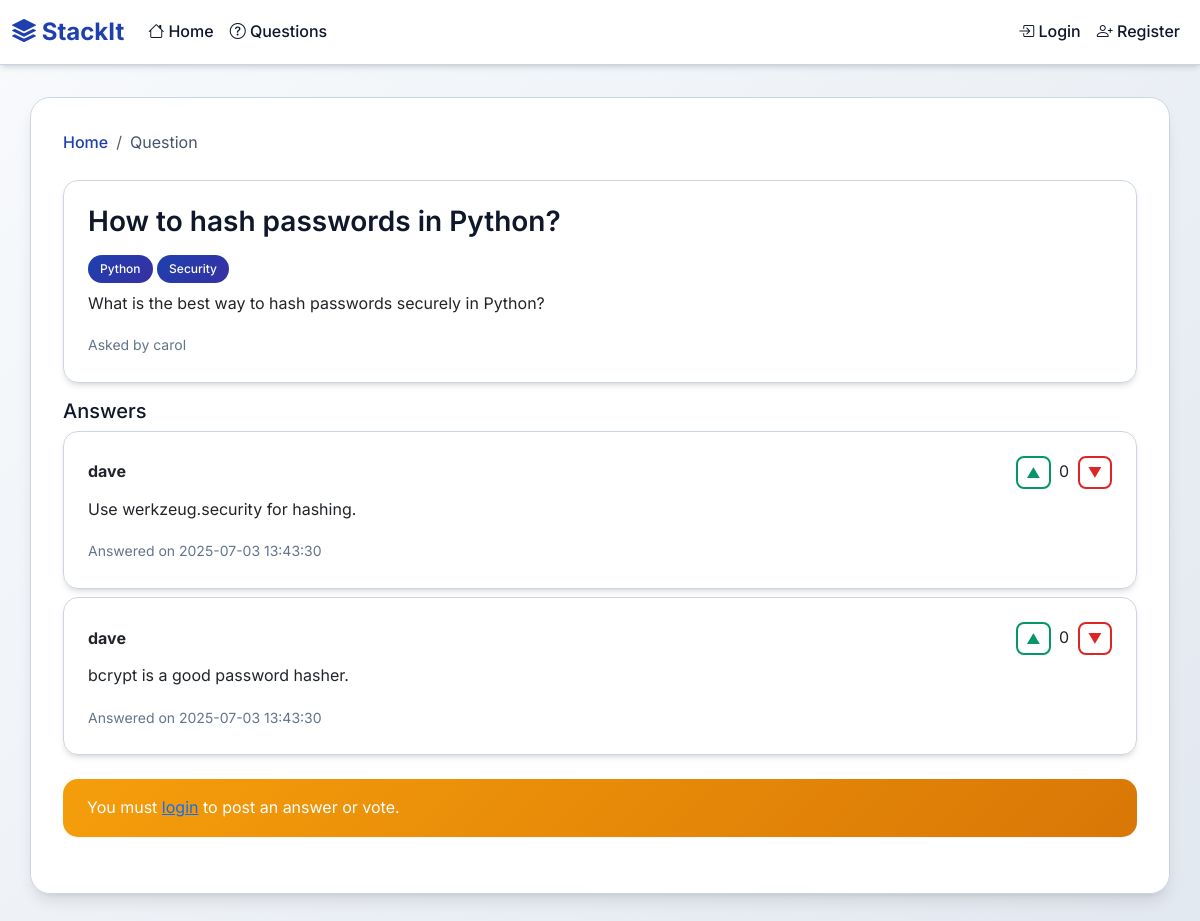
/question/33, run on the app's committed database.
### tables this page shows
CREATE TABLE questions (
            id INTEGER PRIMARY KEY AUTOINCREMENT,
            title TEXT NOT NULL,
            body_html TEXT NOT NULL,
            user_id INTEGER NOT NULL,
            created_at TIMESTAMP DEFAULT CURRENT_TIMESTAMP,
            accepted_answer_id INTEGER,
            FOREIGN KEY (user_id) REFERENCES users (id)
        );

CREATE TABLE users (
            id INTEGER PRIMARY KEY AUTOINCREMENT,
            username TEXT UNIQUE NOT NULL,
            email TEXT UNIQUE NOT NULL,
            password_hash TEXT NOT NULL,
            is_admin BOOLEAN DEFAULT 0,
            is_banned BOOLEAN DEFAULT 0,
            created_at TIMESTAMP DEFAULT CURRENT_TIMESTAMP
        , reputation INTEGER DEFAULT 0);

CREATE TABLE answers (
            id INTEGER PRIMARY KEY AUTOINCREMENT,
            question_id INTEGER NOT NULL,
            body_html TEXT NOT NULL,
            user_id INTEGER NOT NULL,
            created_at TIMESTAMP DEFAULT CURRENT_TIMESTAMP,
            FOREIGN KEY (question_id) REFERENCES questions (id),
            FOREIGN KEY (user_id) REFERENCES users (id)
        );

### app.py (the view)
@app.route('/question/<int:question_id>')
def question(question_id):
    conn = get_db()
    question = conn.execute('''
        SELECT q.*, u.username, GROUP_CONCAT(t.name) as tags
        FROM questions q
        LEFT JOIN users u ON q.user_id = u.id
        LEFT JOIN question_tags qt ON q.id = qt.question_id
        LEFT JOIN tags t ON qt.tag_id = t.id
        WHERE q.id = ?
        GROUP BY q.id
    ''', (question_id,)).fetchone()
    if not question:
        flash('Question not found!', 'error')
        return redirect(url_for('index'))
    answers = conn.execute('''
        SELECT a.*, u.username, u.reputation,
               (SELECT COALESCE(SUM(v.value), 0) FROM votes v WHERE v.answer_id = a.id) as vote_count
        FROM answers a
        LEFT JOIN users u ON a.user_id = u.id
        WHERE a.question_id = ?
        ORDER BY a.id = ? DESC, vote_count DESC, a.created_at ASC
    ''', (question_id, question['accepted_answer_id'])).fetchall()
    conn.close()
    return render_template('question.html', question=question, answers=answers)

### app.py (called while the page is built)
def get_db():
    conn = sqlite3.connect('database.db')
    conn.row_factory = sqlite3.Row
    return conn

### templates/question.html (shortened to what this page needs)
{% extends 'base.html' %}
{% block content %}
<nav aria-label="breadcrumb">
  <ol class="breadcrumb">
    <li class="breadcrumb-item"><a href="/">Home</a></li>
    <li class="breadcrumb-item active" aria-current="page">Question</li>
  </ol>
</nav>
<div class="card mb-3">
  <div class="card-body">
    <h3 class="card-title">{{ question.title }}</h3>
    <div class="mb-2">
      {% if question.tags %}
        {% for tag in question.tags.split(',') %}
          <span class="badge bg-info text-dark">{{ tag }}</span>
        {% endfor %}
      {% endif %}
    </div>
    <div class="mb-3">{{ question.body_html|safe }}</div>
    <small class="text-muted">Asked by {{ question.username }}</small>
  </div>
</div>
<h5>Answers</h5>
{% for a in answers %}
  <div class="card mb-2 {% if question.accepted_answer_id == a.id %}border-success{% endif %}">
    <div class="card-body">
      <div class="d-flex justify-content-between align-items-center">
        <div>
          <span class="fw-bold">{{ a.username }}</span>
        </div>
        <div>
          <button class="btn btn-outline-success btn-sm vote-btn" data-id="{{ a.id }}" data-value="1">▲</button>
          <span class="mx-1" id="vote-count-{{ a.id }}">{{ a.vote_count }}</span>
          <button class="btn btn-outline-danger btn-sm vote-btn" data-id="{{ a.id }}" data-value="-1">▼</button>
        </div>
      </div>
      <div class="mt-2">{{ a.body_html|safe }}</div>
      <small class="text-muted">Answered on {{ a.created_at }}</small>
    </div>
  </div>
{% else %}
  <div class="alert alert-info">No answers yet.</div>
{% endfor %}
{% if current_user.is_authenticated %}
<div class="card mt-4">
  <div class="card-body">
    <h5>Your Answer</h5>
    <form method="post" action="/answer">
      <input type="hidden" name="question_id" value="{{ question.id }}">
      <div id="answer-editor" style="height: 150px;"></div>
      <input type="hidden" name="body" id="answer-body">
      <button type="submit" class="btn btn-primary mt-2">Post Answer</button>
    </form>
  </div>
</div>
<script>
var quill = new Quill('#answer-editor', { theme: 'snow', modules: { toolbar: [
  [{ header: [1, 2, false] }],
  ['bold', 'italic', 'underline'],
  ['link', 'image', 'code-block'],
  [{ 'list': 'ordered'}, { 'list': 'bullet' }],
  [{ 'align': [] }]
] } });
$('form[action="/answer"]').on('submit', function() {
  $('#answer-body').val(quill.root.innerHTML);
});
</script>
{% else %}
<div class="alert alert-warning mt-4">You must <a href="/login">login</a> to post an answer or vote.</div>
{% endif %}
{% endblock %}

### static/css/style.css (style rules this page uses)
:root { --primary-color: #1e40af; --primary-dark: #1e3a8a; --secondary-color: #475569; --success-color: #059669; --danger-color: #dc2626; --warning-color: #d97706; --info-color: #0891b2; --light-bg: #ffffff; --dark-bg: #0f172a; --border-color: #cbd5e1; --text-primary: #0f172a; --text-secondary: #475569; --text-muted: #64748b; --shadow-sm: 0 1px 2px 0 rgb(0 0 0 / 0.05); --shadow-md: 0 4px 6px -1px rgb(0 0 0 / 0.1), 0 2px 4px -2px rgb(0 0 0 / 0.1); --shadow-lg: 0 10px 15px -3px rgb(0 0 0 / 0.1), 0 4px 6px -4px rgb(0 0 0 / 0.1); --gradient-primary: linear-gradient(135deg, #1e40af 0%, #3730a3 100%); --gradient-secondary: linear-gradient(135deg, #059669 0%, #047857 100%); }
* { box-sizing: border-box; }
body { font-family: 'Inter', -apple-system, BlinkMacSystemFont, 'Segoe UI', Roboto, sans-serif; background: linear-gradient(135deg, #f8fafc 0%, #e2e8f0 100%); min-height: 100vh; color: var(--text-primary); line-height: 1.6; }
.card { border: 1px solid var(--border-color); border-radius: 15px; box-shadow: var(--shadow-md); transition: all 0.3s ease; background: rgba(255, 255, 255, 0.98); backdrop-filter: blur(10px); }
.card-body { padding: 1.5rem; }
.card-title { font-weight: 600; color: var(--text-primary); margin-bottom: 1rem; }
.badge { font-weight: 500; padding: 0.5rem 0.75rem; border-radius: 20px; font-size: 0.75rem; transition: all 0.3s ease; }
.bg-info { background: var(--gradient-primary) !important; color: white !important; }
.btn { border-radius: 10px; font-weight: 500; padding: 0.5rem 1.5rem; transition: all 0.3s ease; border: none; position: relative; overflow: hidden; }
.btn::before { content: ''; position: absolute; top: 0; left: -100%; width: 100%; height: 100%; background: linear-gradient(90deg, transparent, rgba(255, 255, 255, 0.2), transparent); transition: left 0.5s; }
.btn-outline-success { border: 2px solid var(--success-color); color: var(--success-color); background: transparent; }
.btn-outline-danger { border: 2px solid var(--danger-color); color: var(--danger-color); background: transparent; }
.alert { border-radius: 15px; border: none; padding: 1rem 1.5rem; margin-bottom: 1.5rem; box-shadow: var(--shadow-sm); }
.alert-warning { background: linear-gradient(135deg, #f59e0b, #d97706); color: white; }
.breadcrumb { background: transparent; padding: 0; margin-bottom: 1.5rem; }
.breadcrumb-item a { color: var(--primary-color); text-decoration: none; font-weight: 500; }
.breadcrumb-item.active { color: var(--text-secondary); }
.vote-btn { border-radius: 8px; padding: 0.25rem 0.5rem; font-size: 0.875rem; transition: all 0.3s ease; }
* { transition: all 0.3s ease; }
.text-muted { color: var(--text-muted) !important; }

### data on the page
questions: title "How to hash passwords in Python?", body_html "What is the best way to hash passwords securely in Python?"
users: username "carol"
answers: username "dave", vote_count "0", body_html "Use werkzeug.security for hashing.", created_at "2025-07-03 13:43:30"
answers: username "dave", vote_count "0", body_html "bcrypt is a good password hasher.", created_at "2025-07-03 13:43:30"

### other printed values
{{ tag }} "Python" "Security"
